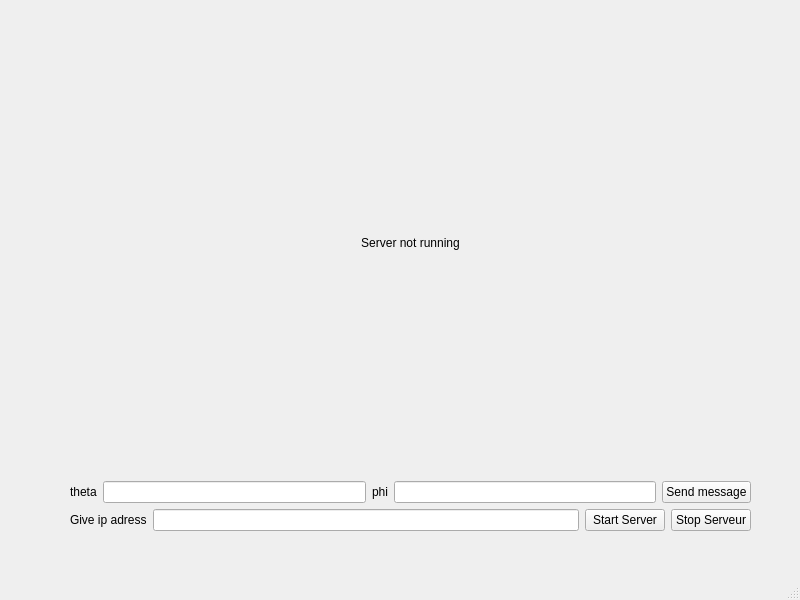
<?xml version="1.0" encoding="UTF-8"?>
<ui version="4.0">
 <class>MainWindow</class>
 <widget class="QMainWindow" name="MainWindow">
  <property name="geometry">
   <rect>
    <x>0</x>
    <y>0</y>
    <width>800</width>
    <height>600</height>
   </rect>
  </property>
  <property name="windowTitle">
   <string>MainWindow</string>
  </property>
  <widget class="QWidget" name="centralwidget">
   <widget class="QWidget" name="verticalLayoutWidget">
    <property name="geometry">
     <rect>
      <x>70</x>
      <y>10</y>
      <width>681</width>
      <height>521</height>
     </rect>
    </property>
    <layout class="QVBoxLayout" name="verticalLayout">
     <item>
      <widget class="QLabel" name="StatusLabel">
       <property name="text">
        <string>Server not running</string>
       </property>
       <property name="alignment">
        <set>Qt::AlignCenter</set>
       </property>
      </widget>
     </item>
     <item>
      <layout class="QHBoxLayout" name="horizontalLayout_2">
       <item>
        <widget class="QLabel" name="thetaMessage">
         <property name="text">
          <string>theta</string>
         </property>
         <property name="margin">
          <number>2</number>
         </property>
        </widget>
       </item>
       <item>
        <widget class="QLineEdit" name="thetaValue"/>
       </item>
       <item>
        <widget class="QLabel" name="label">
         <property name="text">
          <string>phi</string>
         </property>
         <property name="margin">
          <number>2</number>
         </property>
        </widget>
       </item>
       <item>
        <widget class="QLineEdit" name="phiValue"/>
       </item>
       <item>
        <widget class="QPushButton" name="sendButton">
         <property name="text">
          <string>Send message</string>
         </property>
        </widget>
       </item>
      </layout>
     </item>
     <item>
      <layout class="QHBoxLayout" name="horizontalLayout">
       <item>
        <widget class="QLabel" name="adress">
         <property name="text">
          <string>Give ip adress</string>
         </property>
        </widget>
       </item>
       <item>
        <widget class="QLineEdit" name="hostName">
         <property name="enabled">
          <bool>true</bool>
         </property>
        </widget>
       </item>
       <item>
        <widget class="QPushButton" name="Connection">
         <property name="text">
          <string>Start Server</string>
         </property>
        </widget>
       </item>
       <item>
        <widget class="QPushButton" name="Disconnection">
         <property name="text">
          <string>Stop Serveur</string>
         </property>
        </widget>
       </item>
      </layout>
     </item>
    </layout>
   </widget>
  </widget>
  <widget class="QStatusBar" name="statusbar"/>
 </widget>
 <resources/>
 <connections/>
</ui>
